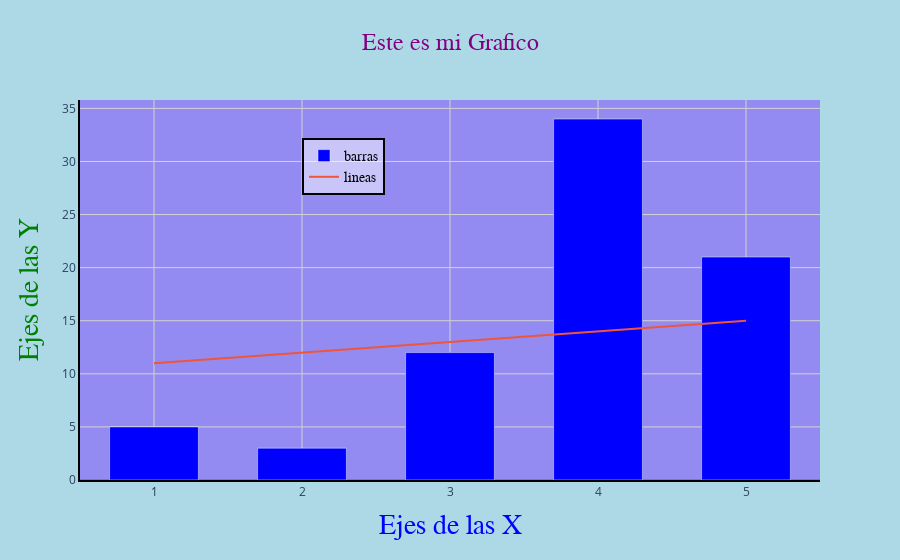

Notebook source saved alongside this figure:
### Code cell
fig.update_layout( xaxis=dict( showgrid=True, gridcolor='lightgray', zeroline=True, zerolinecolor='gray', showline=True, linecolor='black', linewidth=2 ) )
fig.update_layout( yaxis=dict( showgrid=True, gridcolor='lightgray', zeroline=True, zerolinecolor='gray', showline=True, linecolor='black', linewidth=2 ) )

### Figure 1 — Plotly figure (JSON) as saved in the notebook; plotly's stock layout.template omitted (floating-point values rounded to 4 significant figures)
{"data": [{"marker": {"color": "blue"}, "name": "barras", "type": "bar", "x": [1, 2, 3, 4, 5], "y": [5, 3, 12, 34, 21]}, {"mode": "lines", "name": "lineas", "type": "scatter", "x": [1, 2, 3, 4, 5], "y": [11, 12, 13, 14, 15]}], "layout": {"bargap": 0.4, "legend": {"bgcolor": "rgba(255,255,255,0.5)", "bordercolor": "black", "borderwidth": 2, "font": {"color": "black", "family": "Arial", "size": 14}, "x": 0.3, "y": 0.9}, "paper_bgcolor": "lightblue", "plot_bgcolor": "rgba(123,65,789,0.5)", "title": {"font": {"color": "purple", "family": "Courier New", "size": 24}, "text": "Este es mi Grafico", "x": 0.5, "xanchor": "center"}, "xaxis": {"gridcolor": "lightgray", "linecolor": "black", "linewidth": 2, "showgrid": true, "showline": true, "title": {"font": {"color": "blue", "family": "Courier New", "size": 28}, "text": "Ejes de las X"}, "zeroline": true, "zerolinecolor": "gray"}, "yaxis": {"gridcolor": "lightgray", "linecolor": "black", "linewidth": 2, "showgrid": true, "showline": true, "title": {"font": {"color": "green", "family": "Courier New", "size": 28}, "text": "Ejes de las Y"}, "zeroline": true, "zerolinecolor": "gray"}}}
